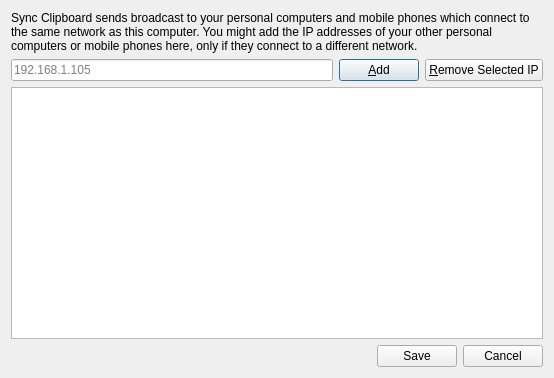
<?xml version="1.0" encoding="UTF-8"?>
<ui version="4.0">
 <class>ManagePeersDialog</class>
 <widget class="QDialog" name="ManagePeersDialog">
  <property name="geometry">
   <rect>
    <x>0</x>
    <y>0</y>
    <width>554</width>
    <height>378</height>
   </rect>
  </property>
  <property name="windowTitle">
   <string>Manage the IP addresses of other Peers</string>
  </property>
  <layout class="QVBoxLayout" name="verticalLayout">
   <item>
    <widget class="QLabel" name="lblInformation">
     <property name="text">
      <string>Sync Clipboard sends broadcast to your personal computers and mobile phones which connect to the same network as this computer. You might add the IP addresses of your other personal computers or mobile phones here, only if they connect to a different network.</string>
     </property>
     <property name="alignment">
      <set>Qt::AlignLeading|Qt::AlignLeft|Qt::AlignTop</set>
     </property>
     <property name="wordWrap">
      <bool>true</bool>
     </property>
    </widget>
   </item>
   <item>
    <layout class="QHBoxLayout" name="horizontalLayout">
     <item>
      <widget class="QLineEdit" name="txtIP">
       <property name="placeholderText">
        <string>192.168.1.105</string>
       </property>
      </widget>
     </item>
     <item>
      <widget class="QPushButton" name="btnAdd">
       <property name="text">
        <string>&amp;Add</string>
       </property>
       <property name="default">
        <bool>true</bool>
       </property>
      </widget>
     </item>
     <item>
      <widget class="QPushButton" name="btnRemove">
       <property name="text">
        <string>&amp;Remove Selected IP</string>
       </property>
      </widget>
     </item>
    </layout>
   </item>
   <item>
    <widget class="QListView" name="lstIPs"/>
   </item>
   <item>
    <widget class="QDialogButtonBox" name="buttonBox">
     <property name="standardButtons">
      <set>QDialogButtonBox::Cancel|QDialogButtonBox::Save</set>
     </property>
    </widget>
   </item>
  </layout>
 </widget>
 <resources/>
 <connections>
  <connection>
   <sender>buttonBox</sender>
   <signal>accepted()</signal>
   <receiver>ManagePeersDialog</receiver>
   <slot>accept()</slot>
   <hints>
    <hint type="sourcelabel">
     <x>263</x>
     <y>364</y>
    </hint>
    <hint type="destinationlabel">
     <x>263</x>
     <y>193</y>
    </hint>
   </hints>
  </connection>
  <connection>
   <sender>buttonBox</sender>
   <signal>rejected()</signal>
   <receiver>ManagePeersDialog</receiver>
   <slot>reject()</slot>
   <hints>
    <hint type="sourcelabel">
     <x>263</x>
     <y>364</y>
    </hint>
    <hint type="destinationlabel">
     <x>263</x>
     <y>193</y>
    </hint>
   </hints>
  </connection>
 </connections>
</ui>
